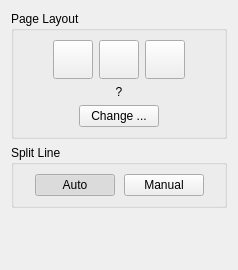
<?xml version="1.0" encoding="UTF-8"?>
<ui version="4.0">
 <class>PageSplitOptionsWidget</class>
 <widget class="QWidget" name="PageSplitOptionsWidget">
  <property name="geometry">
   <rect>
    <x>0</x>
    <y>0</y>
    <width>238</width>
    <height>270</height>
   </rect>
  </property>
  <property name="sizePolicy">
   <sizepolicy hsizetype="Preferred" vsizetype="Preferred">
    <horstretch>0</horstretch>
    <verstretch>0</verstretch>
   </sizepolicy>
  </property>
  <property name="windowTitle">
   <string>Form</string>
  </property>
  <layout class="QVBoxLayout" name="verticalLayout_3">
   <item>
    <widget class="QGroupBox" name="groupBox">
     <property name="title">
      <string>Page Layout</string>
     </property>
     <layout class="QVBoxLayout" name="verticalLayout">
      <item>
       <layout class="QHBoxLayout" name="horizontalLayout">
        <property name="sizeConstraint">
         <enum>QLayout::SetDefaultConstraint</enum>
        </property>
        <item>
         <spacer name="horizontalSpacer">
          <property name="orientation">
           <enum>Qt::Horizontal</enum>
          </property>
          <property name="sizeHint" stdset="0">
           <size>
            <width>13</width>
            <height>20</height>
           </size>
          </property>
         </spacer>
        </item>
        <item>
         <widget class="QToolButton" name="singlePageUncutBtn">
          <property name="icon">
           <iconset resource="../../../resources/resources.qrc">
            <normaloff>:/icons/single_page_uncut.png</normaloff>
            <normalon>:/icons/single_page_uncut_selected.png</normalon>:/icons/single_page_uncut.png</iconset>
          </property>
          <property name="iconSize">
           <size>
            <width>32</width>
            <height>32</height>
           </size>
          </property>
          <property name="checkable">
           <bool>true</bool>
          </property>
          <property name="checked">
           <bool>false</bool>
          </property>
          <property name="autoExclusive">
           <bool>true</bool>
          </property>
         </widget>
        </item>
        <item>
         <widget class="QToolButton" name="pagePlusOffcutBtn">
          <property name="icon">
           <iconset resource="../../../resources/resources.qrc">
            <normaloff>:/icons/right_page_plus_offcut.png</normaloff>
            <normalon>:/icons/right_page_plus_offcut_selected.png</normalon>:/icons/right_page_plus_offcut.png</iconset>
          </property>
          <property name="iconSize">
           <size>
            <width>32</width>
            <height>32</height>
           </size>
          </property>
          <property name="checkable">
           <bool>true</bool>
          </property>
          <property name="checked">
           <bool>false</bool>
          </property>
          <property name="autoExclusive">
           <bool>true</bool>
          </property>
         </widget>
        </item>
        <item>
         <widget class="QToolButton" name="twoPagesBtn">
          <property name="icon">
           <iconset resource="../../../resources/resources.qrc">
            <normaloff>:/icons/two_pages.png</normaloff>
            <normalon>:/icons/two_pages_selected.png</normalon>:/icons/two_pages.png</iconset>
          </property>
          <property name="iconSize">
           <size>
            <width>32</width>
            <height>32</height>
           </size>
          </property>
          <property name="checkable">
           <bool>true</bool>
          </property>
          <property name="autoExclusive">
           <bool>true</bool>
          </property>
         </widget>
        </item>
        <item>
         <spacer name="horizontalSpacer_2">
          <property name="orientation">
           <enum>Qt::Horizontal</enum>
          </property>
          <property name="sizeHint" stdset="0">
           <size>
            <width>13</width>
            <height>20</height>
           </size>
          </property>
         </spacer>
        </item>
       </layout>
      </item>
      <item>
       <widget class="QLabel" name="scopeLabel">
        <property name="text">
         <string>?</string>
        </property>
        <property name="alignment">
         <set>Qt::AlignCenter</set>
        </property>
       </widget>
      </item>
      <item>
       <layout class="QHBoxLayout">
        <item>
         <spacer>
          <property name="orientation">
           <enum>Qt::Horizontal</enum>
          </property>
          <property name="sizeHint" stdset="0">
           <size>
            <width>40</width>
            <height>20</height>
           </size>
          </property>
         </spacer>
        </item>
        <item>
         <widget class="QPushButton" name="changeBtn">
          <property name="text">
           <string>Change ...</string>
          </property>
         </widget>
        </item>
        <item>
         <spacer>
          <property name="orientation">
           <enum>Qt::Horizontal</enum>
          </property>
          <property name="sizeHint" stdset="0">
           <size>
            <width>40</width>
            <height>20</height>
           </size>
          </property>
         </spacer>
        </item>
       </layout>
      </item>
     </layout>
    </widget>
   </item>
   <item>
    <widget class="QGroupBox" name="splitLineGroup">
     <property name="title">
      <string>Split Line</string>
     </property>
     <layout class="QVBoxLayout" name="verticalLayout_2">
      <property name="spacing">
       <number>9</number>
      </property>
      <property name="leftMargin">
       <number>9</number>
      </property>
      <property name="topMargin">
       <number>9</number>
      </property>
      <item>
       <layout class="QHBoxLayout" name="horizontalLayout_3">
        <item>
         <spacer name="horizontalSpacer_3">
          <property name="orientation">
           <enum>Qt::Horizontal</enum>
          </property>
          <property name="sizeHint" stdset="0">
           <size>
            <width>1</width>
            <height>20</height>
           </size>
          </property>
         </spacer>
        </item>
        <item>
         <widget class="QPushButton" name="autoBtn">
          <property name="text">
           <string>Auto</string>
          </property>
          <property name="checkable">
           <bool>true</bool>
          </property>
          <property name="checked">
           <bool>true</bool>
          </property>
          <property name="autoExclusive">
           <bool>true</bool>
          </property>
         </widget>
        </item>
        <item>
         <widget class="QPushButton" name="manualBtn">
          <property name="text">
           <string>Manual</string>
          </property>
          <property name="checkable">
           <bool>true</bool>
          </property>
          <property name="autoExclusive">
           <bool>true</bool>
          </property>
         </widget>
        </item>
        <item>
         <spacer name="horizontalSpacer_4">
          <property name="orientation">
           <enum>Qt::Horizontal</enum>
          </property>
          <property name="sizeHint" stdset="0">
           <size>
            <width>1</width>
            <height>20</height>
           </size>
          </property>
         </spacer>
        </item>
       </layout>
      </item>
     </layout>
    </widget>
   </item>
   <item>
    <spacer name="verticalSpacer">
     <property name="orientation">
      <enum>Qt::Vertical</enum>
     </property>
     <property name="sizeHint" stdset="0">
      <size>
       <width>20</width>
       <height>52</height>
      </size>
     </property>
    </spacer>
   </item>
  </layout>
 </widget>
 <resources>
  <include location="../../../resources/resources.qrc"/>
 </resources>
 <connections/>
</ui>
